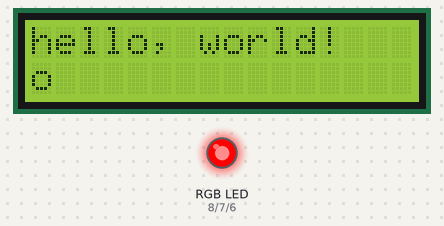
This sketch was run on a simulated Arduino Mega 2560, built with avr-gcc and run on an emulated ATmega2560. On the bench: 16×2 character LCD, an RGB LED mixed from three pins (HIGH = lit). Dim RGB values are drawn brighter than linear.

Above: at 0.1 s.
At 5.1 s:
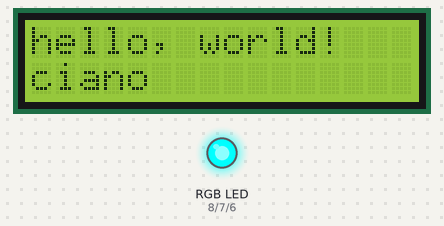
At 9.1 s:
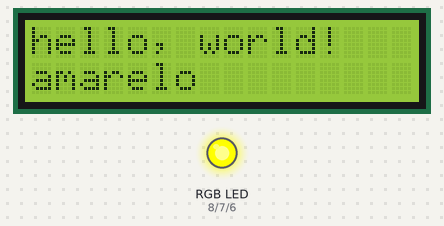
At 19.2 s:
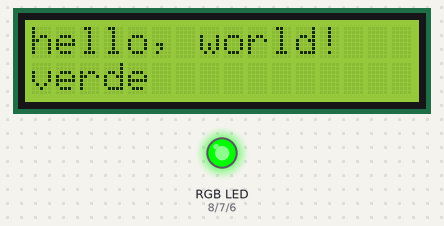
At 28.2 s:
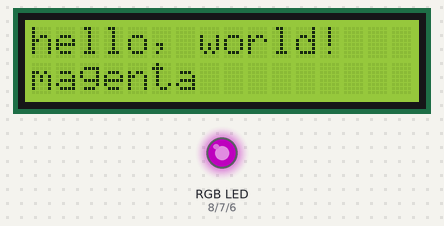
At 38.2 s:
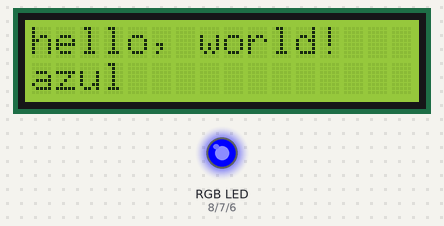
Timing chart, 0 to 40.0 s (numbered marks = the images above):
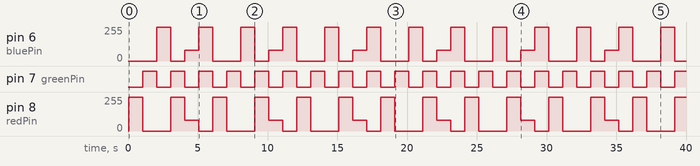

Measured:
- by itself, pin 6 (bluePin): repeats every 6.0 s: 0/255 1.0 s, 80/255 1.0 s, 255/255 1.0 s, 0/255 2.0 s, 255/255 1.0 s
- by itself, pin 7 (greenPin): alternates HIGH for 1.0 s and LOW for 1.0 s
- by itself, pin 8 (redPin): repeats every 6.0 s: 0/255 2.0 s, 255/255 1.0 s, 80/255 1.0 s, 0/255 1.0 s, 255/255 1.0 s
- what the display in image 1 shows lasts 1.0 s, from 5.1 s to 6.1 s

The sketch:

led_6_cores_LCD_v1.ino
```cpp
// include the library code:
#include <LiquidCrystal.h>

// initialize the library with the numbers of the interface pins
LiquidCrystal lcd(53, 52, 51, 50, 49, 48);

int redPin = 8;
int greenPin = 7;
int bluePin = 6;


void setup()
{
  // set up the LCD's number of columns and rows:
  lcd.begin(16, 2);
  // Print a message to the LCD.
  lcd.print("hello, world!");

  pinMode(redPin, OUTPUT);
  pinMode(greenPin, OUTPUT);
  pinMode(bluePin, OUTPUT);
}

//Before we take a look at the ‘loop’ function, lets look at the last function in the sketch.

void setColor(int red, int green, int blue)
{
analogWrite(redPin, red);
analogWrite(greenPin, green);
analogWrite(bluePin, blue);
}


void setLCD(int c1, int c2, int c3 , char t1)
{
lcd.setCursor(0, 1);
lcd.print("                ");
lcd.setCursor(0, 1);
lcd.print(t1);
}

/* This function takes three arguments, one for the brightness of the red, green and blue LEDs. In each case the number will be in the range 0 to 255. Where 0 means off and 255 means maximum brightness. The function then calls ‘analogWrite’ to set the brightness of each LED.
If you look at the ‘loop’ function you can see that we are setting the amount of red, green and blue light that we want to display and the pausing for a second before moving on to the next color. */

void loop()
{
setColor(255, 0, 0); // red
setLCD(0, 1, 0,'vermelho');
delay(1000);
setColor(0, 255, 0); // green
lcd.setCursor(0, 1);
lcd.print("                ");
lcd.setCursor(0, 1);
lcd.print("verde");
delay(1000);
setColor(0, 0, 255); // blue
lcd.setCursor(0, 1);
lcd.print("                ");
lcd.setCursor(0, 1);
lcd.print("azul");
delay(1000);
setColor(255, 255, 0);// yellow
lcd.setCursor(0, 1);
lcd.print("                ");
lcd.setCursor(0, 1);
lcd.print("amarelo");
delay(1000);
setColor(80, 0, 80); // purple
lcd.setCursor(0, 1);
lcd.print("                ");
lcd.setCursor(0, 1);
lcd.print("magenta");
delay(1000);
setColor(0, 255, 255);// aqua
lcd.setCursor(0, 1);
lcd.print("                ");
lcd.setCursor(0, 1);
lcd.print("ciano");
delay(1000);
}
//Try adding a few colors of your own to the sketch and watch the effect on your LED.
```
